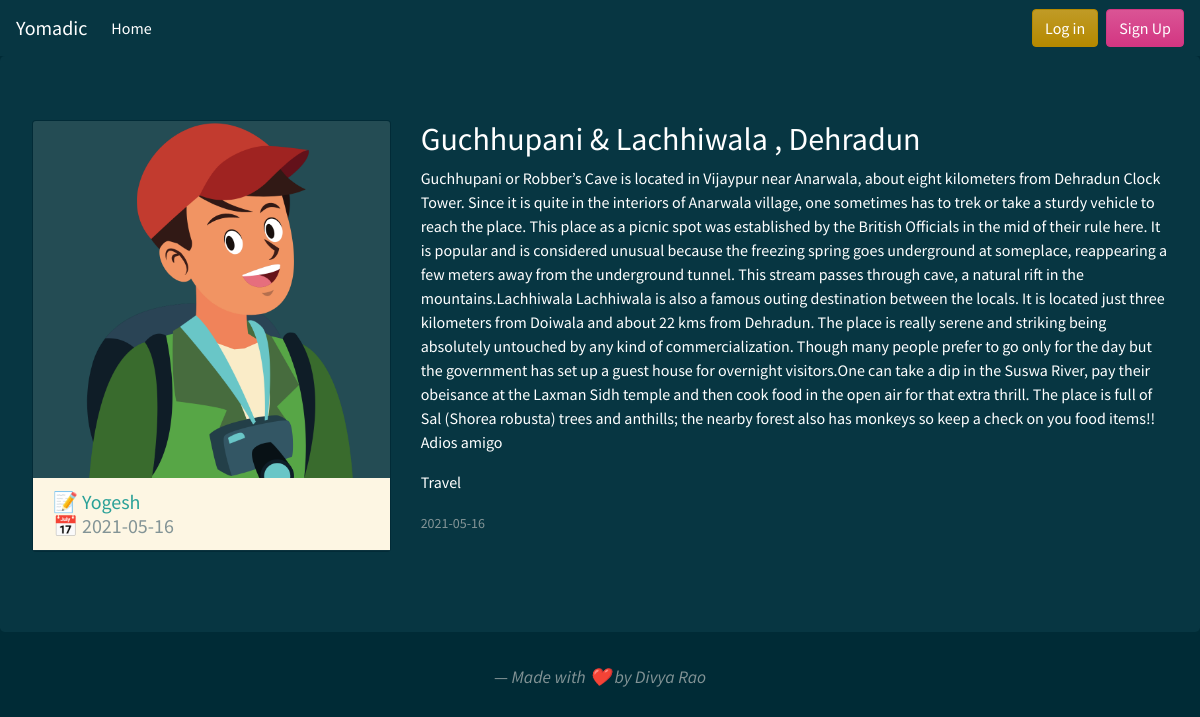
Screenshot of /post/8 with the database file from the repository.
### flaskapp/models.py (models this page shows, shortened)
class User(db.Model , UserMixin):
    id = db.Column(db.Integer, primary_key=True)
    username = db.Column(db.String(20), unique=True, nullable=False)
    email = db.Column(db.String(120), unique=True, nullable=False)
    image_file = db.Column(db.String(20), nullable=False, default='default.png')
    password = db.Column(db.String(60), nullable=False)
    posts = db.relationship('Post', backref='author', lazy=True)

class Post(db.Model):
    id = db.Column(db.Integer, primary_key=True)
    title = db.Column(db.String(100), nullable=False)
    date_posted = db.Column(db.DateTime, nullable=False, default=datetime.utcnow)
    content = db.Column(db.Text, nullable=False)
    category = db.Column(db.String(200),nullable=False )
    user_id = db.Column(db.Integer, db.ForeignKey('user.id'), nullable=False)

### flaskapp/routes.py (the view)
@application.route("/post/<int:post_id>")
def post(post_id):
    post = Post.query.get_or_404(post_id)
    return render_template('post.html', title=post.title, post=post)

### flaskapp/templates/post.html (shortened to what this page needs)
{% extends "layout.html" %} {% block content %}
<div class="jumbotron">
    <div class="row">
        <div class="col-lg-4">
            <div class="card mb-3">
                <img width="100%" src="{{ url_for('static', filename='profile_pics/' + post.author.image_file) }}" class="img-responsive">
                <h5 class="card-header bg-light">
                    <div class="row">
                        <div class="col-lg-12">
                            <a href="{{ url_for('user_posts', username=post.author.username) }} "> 📝 {{post.author.username}}</a>
                        </div>
                        <div class="col-lg-12">
                            📅 {{ post.date_posted.strftime('%Y-%m-%d') }}
                        </div>
                    </div>
                </h5>
            </div>
        </div>
        <div class="col-lg-8">
            <h2 class="article-title text-white">{{ post.title }}</h2>
            <p class="article-content text-white">{{ post.content }}</p>
            <p class="article-content text-white">{{ post.category }}</p>
            <small class="text-muted">{{ post.date_posted.strftime('%Y-%m-%d') }}</small>
        </div>
    </div>
</div>
{% endblock content %}

### rows the page displays
User: image_file (picture), author.username "Yogesh"
Post: date_posted "2021-05-16", title "Guchhupani & Lachhiwala , Dehradun", content "Guchhupani or Robber’s Cave is located in Vijaypur near Anarwala, about eight kilometers from Dehradun Clock Tower. Since it is quite in the interiors of Anarwala village, one sometimes has to trek or take a sturdy vehicle to reach the place. This place as a picnic spot was established by the British Officials in the mid of their rule here. It is popular and is considered unusual because the freezing spring goes underground at someplace, reappearing a few meters away from the underground tunnel. This stream passes through cave, a natural rift in the mountains.Lachhiwala Lachhiwala is also a famous outing destination between the locals. It is located just three kilometers from Doiwala and…", category "Travel"
